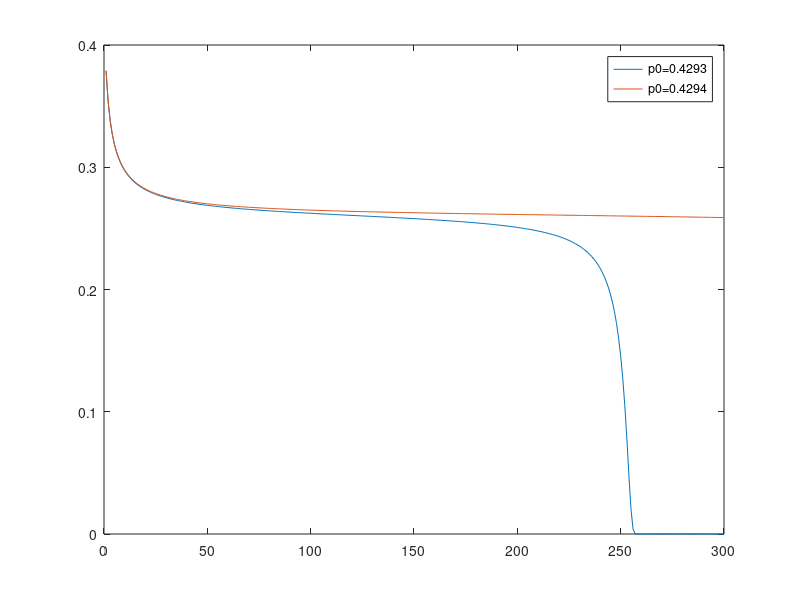

MATLAB code to generate this figure:
% script that reproduces the result on page 43 of 
% Introducing Low-Density Parity-Check Codes -- Sarah J. Johnson
% open ~/Documents/trello/ldpctutorial.pdf

%era_prob = [0.3 0.42 0.43 0.5];
era_prob = [0.4293 0.4294]; 
iter_max = 300;
for ep = 1:length(era_prob)
wc = 3;
wr = 6;
iter = 7;
p0 = era_prob(ep);
rx_era_prob = zeros(1, iter_max);

for jj = 1:iter_max
    
    iter = jj;
    p = zeros(1,iter);
    
    for ii = 1:iter

        if ii == 1
            p(1) = p0 * (1 - (1 - p0)^(wr - 1))^(wc - 1);
        else
            p(ii) = p0 * (1 - (1 - p(ii-1))^(wr - 1))^(wc - 1);
        end

    end
    rx_era_prob(jj) = p(end);

end

plot(1:iter_max, rx_era_prob)
hold on
end
%legend('p0=0.3','p0=0.42','p0=0.43','p0=0.5')
legend('p0=0.4293','p0=0.4294')